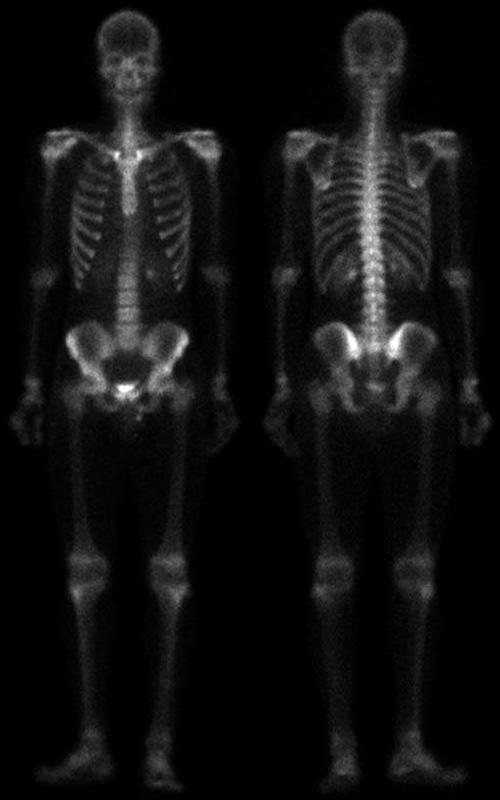
#> input picture problem2/data/skeleton_orig.jpg, 500 x 800 px
$ python problem2.py
#> lines starting #> are read from the running program, lines starting #| are printed output that depends on the picture
import os
import Image

def normalize(data):
    n,m=len(data),len(data[0])
    mi=min(min(x) for x in data)
    ma=max(max(x) for x in data)
    ma-=mi
    ret=[[0]*m for x in xrange(n)]
    for i in xrange(n):
        for j in xrange(m):
            ret[i][j]=int(255.0*(data[i][j]-mi)/ma)
    return ret

def get_image(data):
    n,m=len(data),len(data[0])
    image=Image.new('L',(n,m))
    for i in xrange(n):
        for j in xrange(m):
            image.putpixel((i,j),data[i][j])
    return image

def laplacian(data):
    n,m=len(data),len(data[0])
    ret=[[0]*m for x in xrange(n)]
    dx=[0,0,1,1,1,-1,-1,-1]
    dy=[1,-1,1,0,-1,1,0,-1]
    for i in xrange(1,n-1):
        for j in xrange(1,m-1):
            for k in xrange(8):
                x=i+dx[k]
                y=j+dy[k]
                ret[i][j]+=data[i][j]-data[x][y]
    return ret

def plus(a,b):
    n,m=len(a),len(a[0])
    ret=[[0]*m for x in xrange(n)]
    for i in xrange(n):
        for j in xrange(m):
            ret[i][j]=a[i][j]+b[i][j]
    return ret

def sobel(data):
    n,m=len(data),len(data[0])
    ret=[[0]*m for x in xrange(n)]
    for i in xrange(1,n-1):
        for j in xrange(1,m-1):
            gx=data[i+1][j-1]+data[i+1][j+1]+2*data[i+1][j]-data[i-1][j-1]-data[i-1][j+1]-2*data[i-1][j]
            gy=data[i-1][j+1]+data[i+1][j+1]+2*data[i][j+1]-data[i-1][j-1]-data[i+1][j-1]-2*data[i][j-1]
            ret[i][j]=abs(gx)+abs(gy)
    return ret

def average(data):
    n,m=len(data),len(data[0])
    ret=[[0]*m for x in xrange(n)]
    d=[-2,-1,0,1,2]
    for i in xrange(2,n-2):
        for j in xrange(2,m-2):
            tot=0
            for x in xrange(5):
                for y in xrange(5):
                    tot+=data[i+d[x]][j+d[y]]
            ret[i][j]=int(tot/9.0)
    return ret

def multiply(a,b):
    n,m=len(a),len(a[0])
    ret=[[0]*m for x in xrange(n)]
    for i in xrange(n):
        for j in xrange(m):
            ret[i][j]=int(a[i][j]*b[i][j]/255.0)
    return ret

def gamma(data):
    n,m=len(data),len(data[0])
    ret=[[0]*m for x in xrange(n)]
    for i in xrange(n):
        for j in xrange(m):
            ret[i][j]=int(min(max(data[i][j],0),255)**0.5)
    return ret

def work(image_name):
#> called with image_name = 'skeleton_orig.jpg'
    image=Image.open(image_name)
#> image is the input picture: PIL image 500x800 L; min 0, max 255, mean 17.2
    n,m=image.size
#> n = 500; m = 800
    data=[[0]*m for x in xrange(n)]
    for i in xrange(n):
        for j in xrange(m):
            data[i][j]=image.getpixel((i,j))
#> after the loop, data = 500 items
    laplace_data=laplacian(data)
#> in laplacian, `n,m=len(data),len(data[0])`: n = 500
#> in laplacian, `ret=[[0]*m for x in xrange(n)]`: ret = 500 items
#> laplace_data = 500 items
    get_image(normalize(laplace_data)).save('laplace_'+image_name)
#> in normalize, `n,m=len(data),len(data[0])`: n = 500
#> in normalize, `mi=min(min(x) for x in data)`: mi = -229
#> in normalize, `ma=max(max(x) for x in data)`: ma = 199
#> in normalize, `ma-=mi`: ma = 428
#> in normalize, `ret=[[0]*m for x in xrange(n)]`: ret = 500 items
#> in get_image, `n,m=len(data),len(data[0])`: n = 500; m = 800
#> in get_image, `image=Image.new('L',(n,m))`: image: PIL image 500x800 L; every value is 0
#> after the loop in get_image, `for i in xrange(n):`:
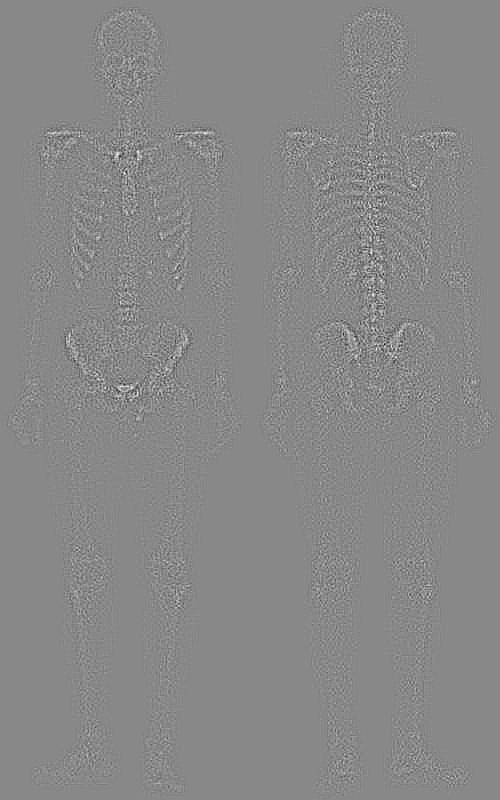
#> image: PIL image 500x800 L; min 0, max 255, mean 136
    laplacian_data=plus(data,laplace_data)
#> in plus, `n,m=len(a),len(a[0])`: n = 500
#> in plus, `ret=[[0]*m for x in xrange(n)]`: ret = 500 items
#> laplacian_data = 500 items
    get_image(laplacian_data).save('laplacian_'+image_name)
#> after the loop in get_image (call 2), `for i in xrange(n):`:
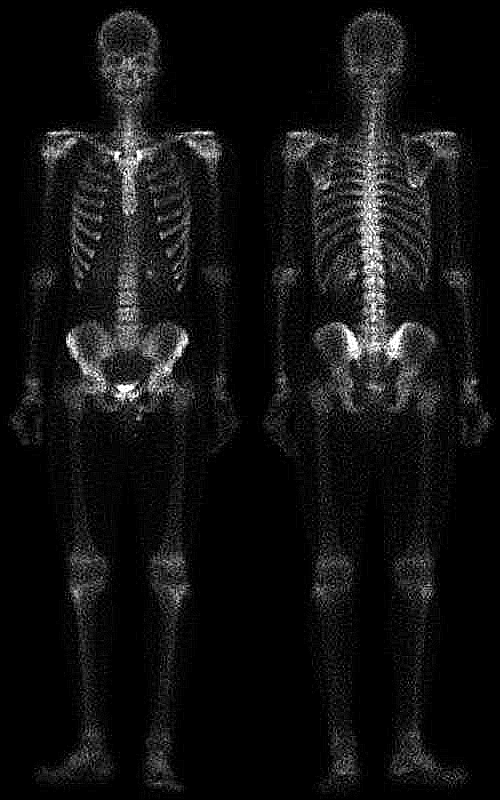
#> image: PIL image 500x800 L; min 0, max 255, mean 18.2
    sobel_data=sobel(data)
#> in sobel, `n,m=len(data),len(data[0])`: n = 500
#> in sobel, `ret=[[0]*m for x in xrange(n)]`: ret = 500 items
#> sobel_data = 500 items
    get_image(sobel_data).save('sobel_'+image_name)
#> after the loop in get_image (call 3), `for i in xrange(n):`:
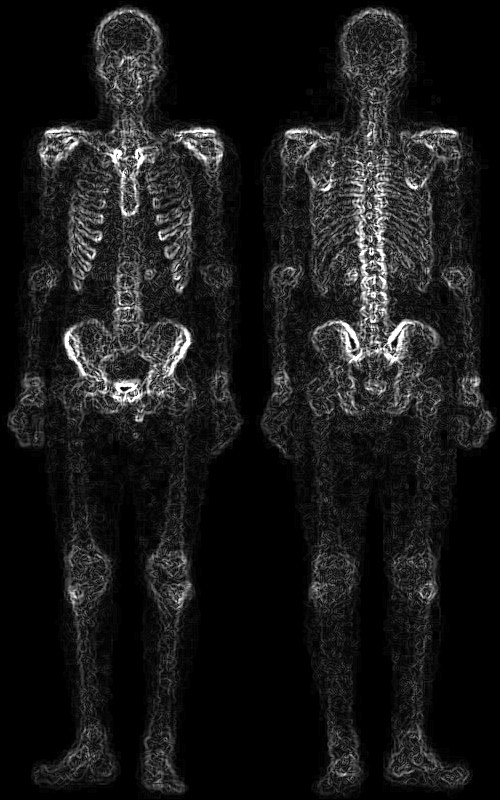
#> image: PIL image 500x800 L; min 0, max 255, mean 24.8
    average_sobel_data=average(normalize(sobel_data))
#> in average, `n,m=len(data),len(data[0])`: n = 500
#> in average, `ret=[[0]*m for x in xrange(n)]`: ret = 500 items
#> average_sobel_data = 500 items
    get_image(average_sobel_data).save('average_sobel_'+image_name)
#> after the loop in get_image (call 4), `for i in xrange(n):`:
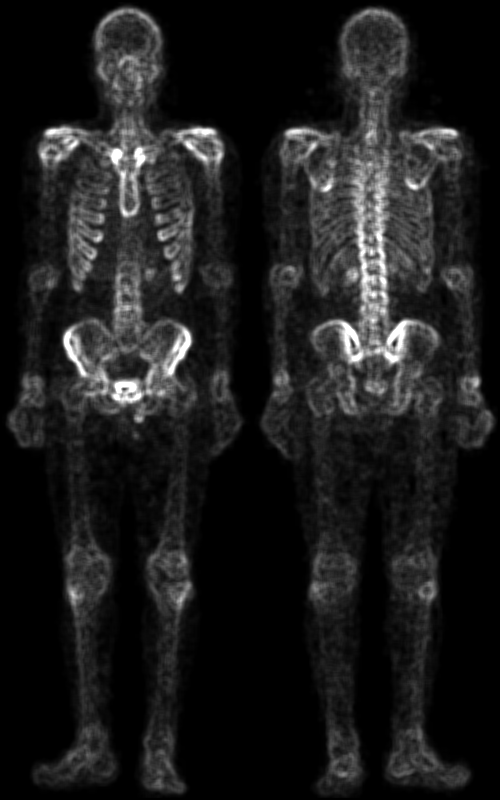
#> image: PIL image 500x800 L; min 0, max 255, mean 28.5
    product_data=multiply(laplacian_data,average_sobel_data)
#> in multiply, `n,m=len(a),len(a[0])`: n = 500
#> in multiply, `ret=[[0]*m for x in xrange(n)]`: ret = 500 items
#> product_data = 500 items
    get_image(product_data).save('product_'+image_name)
#> after the loop in get_image (call 5), `for i in xrange(n):`:
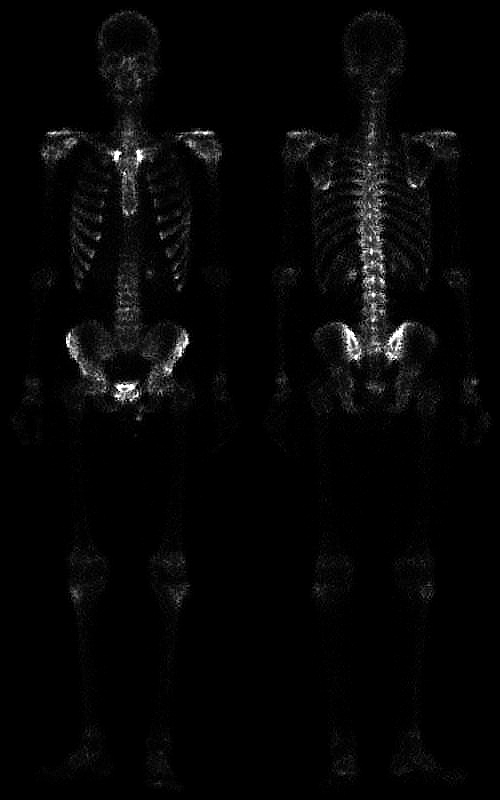
#> image: PIL image 500x800 L; min 0, max 255, mean 6
    mix_data=plus(data,product_data)
#> mix_data = 500 items
    get_image(mix_data).save('mix_'+image_name)
#> after the loop in get_image (call 6), `for i in xrange(n):`:
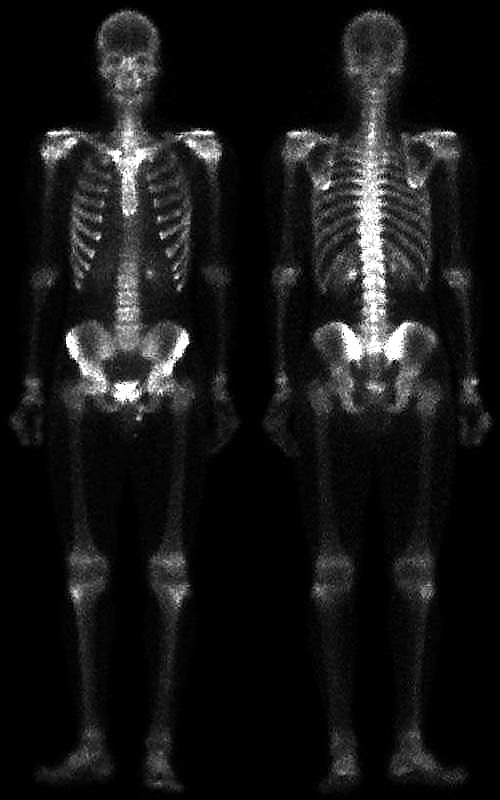
#> image: PIL image 500x800 L; min 0, max 255, mean 22.4
    gamma_data=normalize(gamma(mix_data))
#> in gamma, `n,m=len(data),len(data[0])`: n = 500
#> in gamma, `ret=[[0]*m for x in xrange(n)]`: ret = 500 items
#> gamma_data = 500 items
    get_image(gamma_data).save('gamma_'+image_name)
#> after the loop in get_image (call 7), `for i in xrange(n):`:
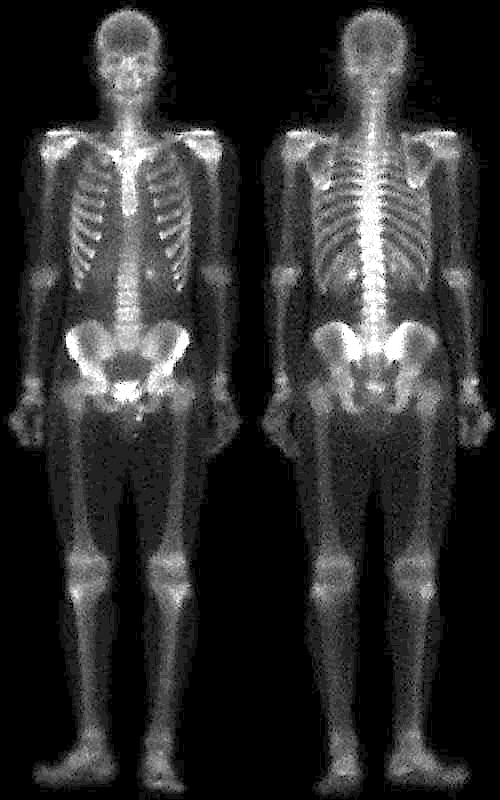
#> image: PIL image 500x800 L; min 0, max 255, mean 47.5

os.chdir('../data')
work('skeleton_orig.jpg')
